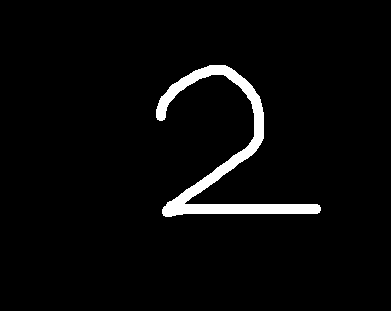

Write the Python code that produced this figure.
from PyQt5.QtGui import QPainter, QPen, QPixmap, QImage
from PyQt5.QtCore import Qt, QSize
from PyQt5.QtWidgets import QWidget
from PyQt5 import QtWidgets
from PyQt5 import QtCore, QtWidgets, QtGui
import numpy as np

class GraffitiDialog(QWidget):
    def __init__(self, parent=None, x = 274, y = 9, width = 391, height = 311):
        super().__init__(parent)
        self.setGeometry(x, y, width, height)
        self.drawing = False
        self.lastPoint = None
        self.brushSize = 10
        self.image = QPixmap(width, height)
        self.image.fill(Qt.black)
        self.label = QtWidgets.QLabel(self)
        self.label.setFixedSize(390, 310)

    def paintEvent(self, event):
        painter = QPainter(self)
        painter.drawPixmap(0, 0, self.image)

    def mousePressEvent(self, event):
        if event.button() == Qt.LeftButton:
            self.drawing = True
            self.lastPoint = event.pos()
    
    def mouseMoveEvent(self, event):
        if event.buttons() and Qt.LeftButton and self.drawing:
            painter = QPainter(self.image)
            painter.setPen(QPen(Qt.white, self.brushSize, Qt.SolidLine, Qt.RoundCap, Qt.RoundJoin))
            painter.drawLine(self.lastPoint, event.pos())
            self.lastPoint = event.pos()
            self.update()

    def mouseReleaseEvent(self, event):
        if event.button == Qt.LeftButton:
            self.drawing = False

    def clear(self):
        self.image.fill(Qt.black)
        self.label.clear()
        self.update()

    def showImage(self):
        self.filename = QtWidgets.QFileDialog.getOpenFileName(self, 'Open a file', 
                                                         './', 
                                                         'All files(*.*)')
        self.pixmap = QtGui.QPixmap(self.filename[0])
        self.pixmap = self.pixmap.scaled(391, 311)
        self.label.setPixmap(self.pixmap)
        self.label.show()

    def getResizedImage(self):
        resized_image = self.image.scaled(QSize(32, 32), Qt.KeepAspectRatio)
        image = QImage(resized_image)
        image = image.convertToFormat(QImage.Format_RGB888)  # Convert to a format easily usable by NumPy
        width = image.width()
        height = image.height()

        ptr = image.bits()
        ptr.setsize(image.byteCount())
        arr = np.array(ptr).reshape(height, width, 3)  # Convert QImage to NumPy array

        return arr
    
    def save(self, filename = 'graffiti.png'):
        self.image.save(filename, 'png')
    
    @staticmethod
    def loadImage(filename):
        return QPixmap(filename)